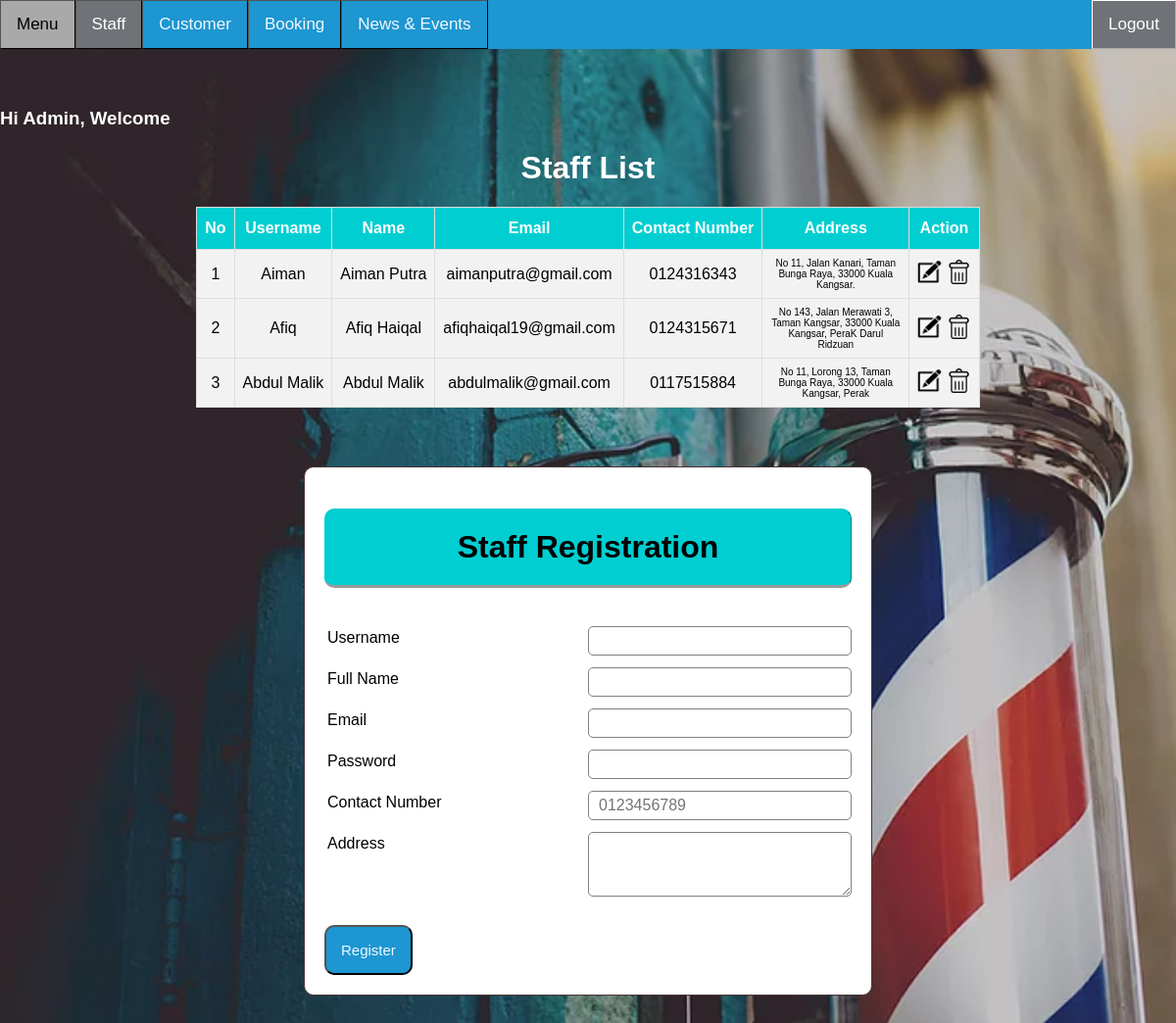
Screenshot of /Admin/staff.php (signed in) with the database file from the repository.
### tables this page shows
CREATE TABLE IF NOT EXISTS `users` (
  `username` varchar(20) NOT NULL,
  `password` varchar(30) NOT NULL,
  `name` varchar(255) NOT NULL,
  `email` varchar(255) NOT NULL,
  `Hp` varchar(15) NOT NULL,
  `address` varchar(255) NOT NULL,
  `type_user` varchar(15) NOT NULL,
  PRIMARY KEY (`username`)
);

### Admin/staff.php (the view, shortened to what this page needs)
<?php
if(isset ($_SESSION["username"]))
{	include "Header.php";
	?>
<!DOCTYPE html>
<html>
<head>
</head>
<body>
	<h1 align="center"> Staff List </h1>
<?php
	$queryGet = "select * from users where type_user='Staff'";
	$resultGet = mysqli_query($link,$queryGet);
	if(!$resultGet)
	{
		die ("Invalid Query - get Items List: ". mysqli_error($link));
	}
	else
	{?>
	<table id="table" border="1" align="center">
		<tr>
			<th>No</th>
			<th>Username</th>
			<th>Name</th>
			<th>Email</th>
			<th>Contact Number</th>
			<th>Address</th>
			<th>Action</th>
		</tr>
		<form>
<?php	$no=1;
		while($row= mysqli_fetch_array($resultGet, MYSQLI_BOTH))
		{
			?>
			<tr>
				<td><?php echo $no;?></td>
				<td><?php echo $row['username']?></td>
				<td><?php echo $row['name']?></td>
				<td><?php echo $row['email'];?></td>
				<td><?php echo $row['Hp']; ?></td>
				<td class="address"><?php echo $row['address']; ?></td>
				<td><a href="staffEdit.php?id=<?php echo $row['username'];?>">
					<img border="0" alt="editB" src="../CSS/btn/editB.png" width="25" height="25"></a>
					<a href="Delete.php?sid=<?php echo $row['username'];?>" onclick="return confirm('Are you sure?')">
					<img border="0" alt="editB" src="../CSS/btn/delB.png" width="25" height="25"></a></a>
				</td>
			</tr>
<?php	$no++;}?>
		</form>
	</table>
	<div class="mid">
			<form class="content2" action="staff.php" method="POST">
				<h1 class="header">Staff Registration</h1>
					<div class="input-group2">
						<?php include('Errors.php');?><br>
						<label>Username</label>
						<input type="text" name="username"><br><br>
						<label>Full Name</label>
						<input type="text" name="name"><br><br>
						<label>Email</label>
						<input type="email" name="email"><br><br>
						<label>Password</label>
						<input type="password" name="password"><br><br>
						<label>Contact Number</label>
						<input type="text" name="Hp" placeholder="0123456789"><br><br>
						<label>Address</label>
						<textarea rows="3" cols="30" name="address"></textarea>
					</div>
					<br><br>
					<button type="submit" class="btn" style="margin-top: 25px;" name="register">Register</button>
			</form>
	</div>
	<br><br><br><br>
<?php
	}
}
else	{
	echo "No session exists or session has expired. Please log in again ";
	echo "Page will be redirect in 5 seconds";
	header('Refresh: 5; ../Auth/Login.php');
}
?>
</body>
</html>

### css/topNav.css (style rules this page uses)
* { box-sizing: border-box; }
body { margin: 0; font-family: Arial, Helvetica, sans-serif; background-image: url("bc.webp"); background-position: center; background-size: cover; background-attachment: fixed; position:absolute; top:10%; max-width: -webkit-fill-available; right: 0px; left: 0px; }
h1, h2 { text-align:center; color:white; }
.header { width: auto; color: black; background:#00CED1; text-align: center; border: 1px solid #00CED1; border-bottom: none; border-radius: 10px 10px 10px 10px; border-style: outset; padding: 20px; }
.btn { padding: 15px; font-size: 15px; color: aliceblue; background:#1D96D1 ; border-style: outset; border-radius: 10px; cursor: pointer; }
#table { font-family: "Trebuchet MS", Arial, Helvetica, sans-serif; border-collapse: collapse; margin-bottom : 50px; }
#table td, #table th { border: 1px solid #ddd; padding: 8px; text-align: center; max-width: auto; }
#table .address { width: 150px; font-size: 10px; padding: 8px; height: 46px; overflow-y: hidden; }
#table tr { background-color: #f2f2f2; }
#table th { padding-top: 12px; padding-bottom: 12px; text-align: center; background-color: #00CED1; color: white; max-width: auto; background-position: center; }

### Admin/staff.php (style rules this page uses)
.mid { margin: auto; width: 50%; padding: 10px; }
.content2 { margin: auto; width: 100%; padding: 20px; border: 1px solid #483235; background: white; border-radius: 10px 10px 10px 10px; }
.input-group2 { margin: 10px 0px 10px 0px; }
.input-group2 label { display: inline-flex; margin-bottom: 10px; text-align: left; margin: 3px; }
.input-group2 input { display: inline; float: right; height: 30px; width: 50%; padding: 5px 10px; font-size: 16px; border-radius: 5px; border: 1px solid gray; }
.input-group2 textarea { display: inline; float: right; width: 50%; padding: 5px 10px; font-size: 16px; border-radius: 5px; border: 1px solid gray; }

### rows the page displays
users: username "Aiman", name "Aiman Putra", email "aimanputra@gmail.com", Hp "0124316343", address "No 11, Jalan Kanari, Taman Bunga Raya, 33000 Kuala Kangsar."
users: username "Afiq", name "Afiq Haiqal", email "afiqhaiqal19@gmail.com", Hp "0124315671", address "No 143, Jalan Merawati 3, Taman Kangsar, 33000 Kuala Kangsar, PeraK Darul Ridzuan"
users: username "Abdul Malik", name "Abdul Malik", email "abdulmalik@gmail.com", Hp "0117515884", address "No 11, Lorong 13, Taman Bunga Raya, 33000 Kuala Kangsar, Perak"

### other values shown
$_SESSION["username"] "Admin"
